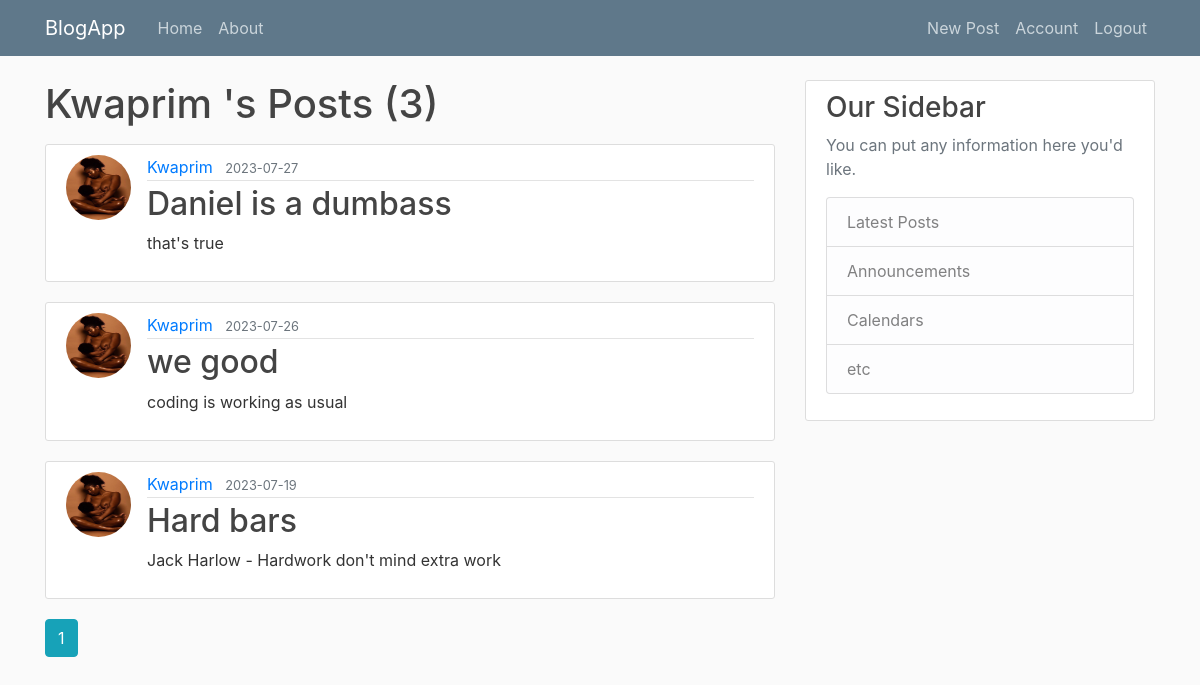
The page /user/Kwaprim  (signed in) on the database its author committed.
### flaskblog/models.py (models this page shows, shortened)
class User(db.Model, UserMixin):
    id = db.Column(db.Integer, primary_key=True)
    username = db.Column(db.String(20), unique=True, nullable=False)
    email = db.Column(db.String(120), unique=True, nullable=False)
    image_file = db.Column(db.String(20), nullable=False, default='default.jpg')
    password = db.Column(db.String(60), nullable=False)
    posts = db.relationship('Post', backref='author', lazy=True)

class Post(db.Model):
    id = db.Column(db.Integer, primary_key = True)
    title = db.Column(db.String(100), nullable = False)
    date_posted = db.Column(db.DateTime, nullable = False, default = datetime.datetime.utcnow)
    content = db.Column(db.Text, nullable = False)
    user_id = db.Column(db.Integer, db.ForeignKey('user.id'), nullable=False)

### flaskblog/users/routes.py (the view)
@users.route("/user/<string:username>")
def user_posts(username):
    page = request.args.get('page', 1, type = int)
    user = User.query.filter_by(username = username).first_or_404()
    posts = Post.query.filter_by(author = user).order_by(Post.date_posted.desc()).paginate(page = page, per_page = 10)
    return render_template('user_posts.html', posts = posts, user = user)

### flaskblog/models.py (called while the page is built)
@login_manager.user_loader
def load_user(user_id):
    return User.query.get(int(user_id))

### flaskblog/templates/user_posts.html
{% extends "layout.html" %}
{% block content %}
    <h1 class="mb-3">{{ user.username}}'s Posts ({{ posts.total }})</h1>
    {% for post in posts.items %}
        <article class="media content-section">
          <img class="rounded-circle article-img" src="{{ url_for('static', filename='profile_pics/' + post.author.image_file) }}">
          <div class="media-body">
            <div class="article-metadata">
              <a class="mr-2" href="{{ url_for('users.user_posts', username=post.author.username) }}">{{ post.author.username }}</a>
              <small class="text-muted">{{ post.date_posted.strftime('%Y-%m-%d') }}</small>
            </div>
            <h2><a class="article-title" href="{{ url_for('posts.post', post_id=post.id) }}">{{ post.title }}</a></h2>
            <p class="article-content">{{ post.content }}</p>
          </div>
        </article>
    {% endfor %}
    {% for page_num in posts.iter_pages(left_edge=1, right_edge=1, left_current=1, right_current=2) %}
      {% if page_num %}
        {% if posts.page == page_num %}
          <a class="btn btn-info mb-4" href="{{ url_for('users.user_posts', username=user.username, page=page_num) }}">{{ page_num }}</a>
        {% else %}
          <a class="btn btn-outline-info mb-4" href="{{ url_for('users.user_posts', username=user.username, page=page_num) }}">{{ page_num }}</a>
        {% endif %}
      {% else %}
        ...
      {% endif %}
    {% endfor %}
{% endblock content %}

### flaskblog/static/main.css (style rules this page uses)
body { background: #fafafa; color: #333333; margin-top: 5rem; }
h1, h2, h3, h4, h5, h6 { color: #444444; }
.content-section { background: #ffffff; padding: 10px 20px; border: 1px solid #dddddd; border-radius: 3px; margin-bottom: 20px; }
.article-title { color: #444444; }
.article-content { white-space: pre-line; }
.article-img { height: 65px; width: 65px; margin-right: 16px; }
.article-metadata { padding-bottom: 1px; margin-bottom: 4px; border-bottom: 1px solid #e3e3e3 }

### rows shown on the page
User: username "Kwaprim"
Post: image_file (picture), author.username "Kwaprim", date_posted "2023-07-27", title "Daniel is a dumbass", content "that's true"
Post: image_file (picture), author.username "Kwaprim", date_posted "2023-07-26", title "we good", content "coding is working as usual"
Post: image_file (picture), author.username "Kwaprim", date_posted "2023-07-19", title "Hard bars", content "Jack Harlow - Hardwork don't mind extra work"

### other values the page prints
{{ posts.total }} "3"
{{ page_num }} "1"
